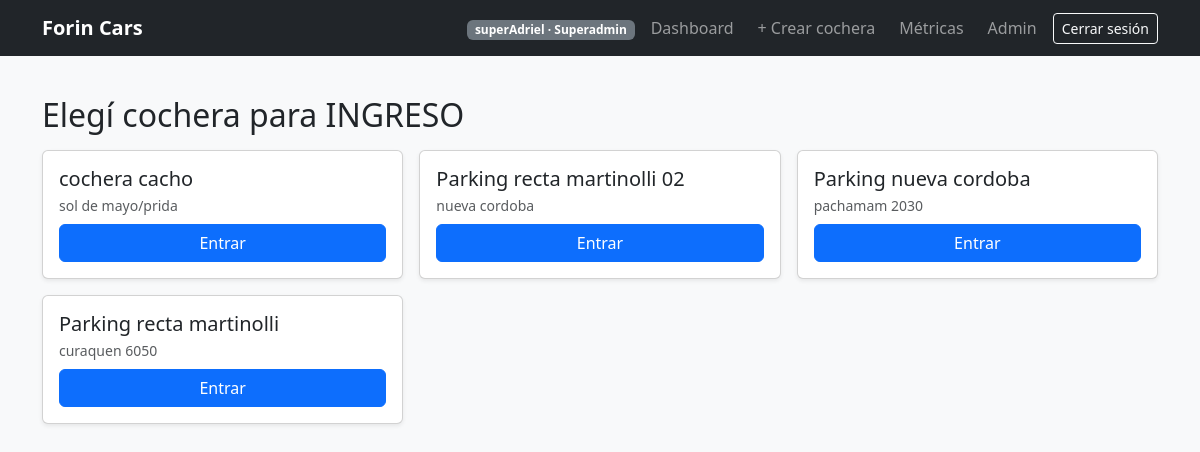
Page /parking/ingreso/ (signed in) on the committed database.
### parking/models.py (models this page shows, shortened)
class Cochera(models.Model):
    owner = models.ForeignKey(
        settings.AUTH_USER_MODEL,
        on_delete=models.CASCADE,
        related_name="cocheras",
    )
    nombre = models.CharField(max_length=120)
    direccion = models.CharField(max_length=200, blank=True)
    activa = models.BooleanField(default=True)
    created_at = models.DateTimeField(auto_now_add=True)
    empleados = models.ManyToManyField(
        settings.AUTH_USER_MODEL,
        related_name="cocheras_asignadas",
        blank=True,
        through="CocheraEmpleado",
    )

### parking/views.py (the view)
# urls.py: path("ingreso/", views.ingreso_select_cochera_view, name="ingreso"),
@login_required
@user_passes_test(can_operate)
def ingreso_select_cochera_view(request):
    return _select_cochera_view(request, title="Elegí cochera para INGRESO", target_url_name="ingreso_cochera")

### parking/views.py (called while the page is built, shortened)
def can_operate(user) -> bool:
    if not user.is_authenticated:
        return False
    if user.is_superuser:
        return True
    return user.groups.filter(name__in=["ADMIN_DUENO", "ADMIN_EMPLEADO"]).exists()

def cochera_queryset_for(user):
    if user.is_superuser:
        return Cochera.objects.all()

def _select_cochera_view(request, *, title: str, target_url_name: str):
    qs = cochera_queryset_for(request.user).filter(activa=True).order_by("-created_at")
    first_two = list(qs[:2])
    if not first_two:
        messages.info(request, "No tenés cocheras asignadas para operar.")
        return redirect(URL_DASHBOARD)
    if len(first_two) == 1:
        return redirect(target_url_name, cochera_id=first_two[0].id)
    cocheras = list(qs)
    return render(
        request,
        "parking/select_cochera.html",
        {"title": title, "cocheras": cocheras, "target": target_url_name},
    )

### users/context_processors.py (called while the page is built)
def role_flags(request):
    u = getattr(request, "user", None)
    if not u or not u.is_authenticated:
        return {"can_manage_cochera": False, "can_operate": False, "is_superadmin": False}
    is_superadmin = u.is_superuser
    can_manage_cochera = is_superadmin or u.groups.filter(name="ADMIN_DUENO").exists()
    can_operate = can_manage_cochera or u.groups.filter(name="ADMIN_EMPLEADO").exists()
    return {
        "is_superadmin": is_superadmin,
        "can_manage_cochera": can_manage_cochera,
        "can_operate": can_operate,
    }

### parking/templates/parking/select_cochera.html (shortened to what this page needs)
{% extends "base.html" %}
{% block content %}
<div class="container py-4">
  <h2 class="mb-3">{{ title }}</h2>
  <div class="row g-3">
    {% for c in cocheras %}
      <div class="col-12 col-md-6 col-lg-4">
        <div class="card p-3 shadow-sm">
          <h5 class="mb-1">{{ c.nombre }}</h5>
          <div class="text-muted small mb-2">{{ c.direccion|default:"(sin dirección)" }}</div>
          <a class="btn btn-primary" href="{% url target c.id %}">Entrar</a>
        </div>
      </div>
    {% endfor %}
  </div>
</div>
{% endblock %}

### templates/base.html (shortened to what this page needs)
{% load static %}
<!doctype html>
<html lang="es">
<head>
  <link href="https://cdn.jsdelivr.net/npm/bootstrap@5.3.3/dist/css/bootstrap.min.css" rel="stylesheet">
  <link rel="stylesheet" href="https://cdnjs.cloudflare.com/ajax/libs/font-awesome/6.5.0/css/all.min.css">
</head>
<body class="bg-light">
<nav class="navbar navbar-expand-lg navbar-dark bg-dark">
  <div class="container">
    <a class="navbar-brand fw-bold"
       href="{% if request.user.is_authenticated %}{% url 'dashboard' %}{% else %}{% url 'login' %}{% endif %}">
      Forin Cars
    </a>
    <div class="collapse navbar-collapse" id="nav">
      <ul class="navbar-nav ms-auto gap-2 align-items-lg-center">
        {% if request.user.is_authenticated %}
          <li class="nav-item">
            <span class="badge text-bg-secondary">
              {{ request.user.username }} ·
              {% if request.user.is_superuser %}
                Superadmin
              {% elif can_manage_cochera %}
                Admin Dueño
              {% elif can_operate %}
                Admin Empleado
              {% else %}
                Usuario
              {% endif %}
            </span>
          </li>
          <li class="nav-item">
            <a class="nav-link" href="{% url 'dashboard' %}">Dashboard</a>
          </li>
          {% if can_manage_cochera %}
            <li class="nav-item">
              <a class="nav-link" href="{% url 'parking:cochera_new' %}">+ Crear cochera</a>
            </li>
          {% endif %}
          {% if can_manage_cochera %}
            <li class="nav-item">
              <a class="nav-link" href="/metrics/">Métricas</a>
            </li>
          {% endif %}
          {% if request.user.is_superuser %}
            <li class="nav-item">
              <a class="nav-link" href="{% url 'admin:index' %}">Admin</a>
            </li>
          {% endif %}
          <li class="nav-item">
            <a class="btn btn-outline-light btn-sm" href="{% url 'logout' %}">Cerrar sesión</a>
          </li>
        {% endif %}
      </ul>
    </div>
  </div>
</nav>
{% block content %}{% endblock %}
</body>
</html>

### rows in the picture
Cochera: nombre "cochera cacho", direccion "sol de mayo/prida"
Cochera: nombre "Parking recta martinolli 02", direccion "nueva cordoba"
Cochera: nombre "Parking nueva cordoba", direccion "pachamam 2030"
Cochera: nombre "Parking recta martinolli", direccion "curaquen 6050"

### other values in the picture
{{ request.user.username }} "superAdriel"
{{ title }} "Elegí cochera para INGRESO"
